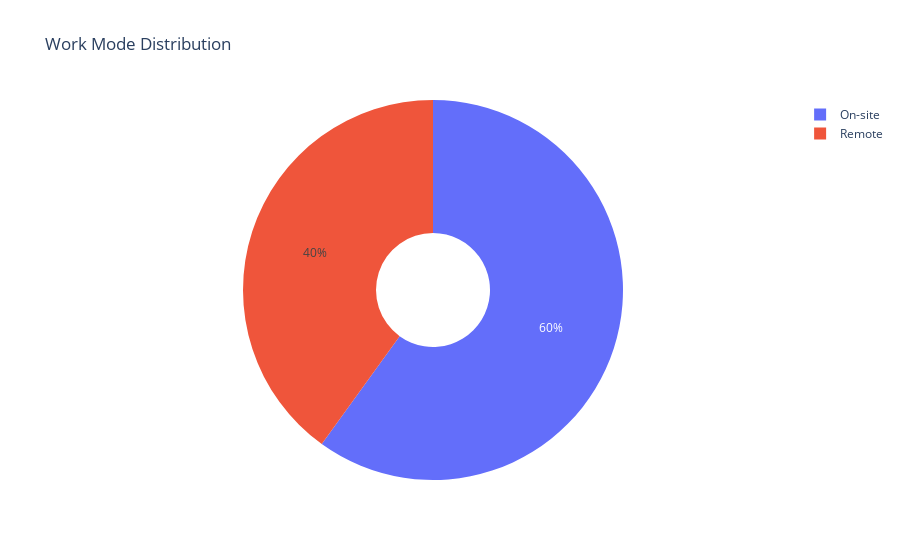

The notebook cell this image was saved under:
### Markdown cell above
**Q4: What is the ditribution of work modes**

### Code cell
Work_Mode_Dis = df_hr["Work_Mode"].value_counts()

#Representing the info:

fig = px.pie(values = Work_Mode_Dis.values,
            names = Work_Mode_Dis.index,
            title = "Work Mode Distribution",
            hole = 0.3)
fig.show()

### Figure 1 — Plotly figure (JSON) as saved in the notebook; plotly's stock layout.template omitted (floating-point values rounded to 4 significant figures)
{"data": [{"domain": {"x": [0, 1], "y": [0, 1]}, "hole": 0.3, "hovertemplate": "label=%{label}<br>value=%{value}<extra></extra>", "labels": ["On-site", "Remote"], "legendgroup": "", "name": "", "showlegend": true, "type": "pie", "values": [1199109, 800891]}], "layout": {"legend": {"tracegroupgap": 0}, "title": {"text": "Work Mode Distribution"}}}
